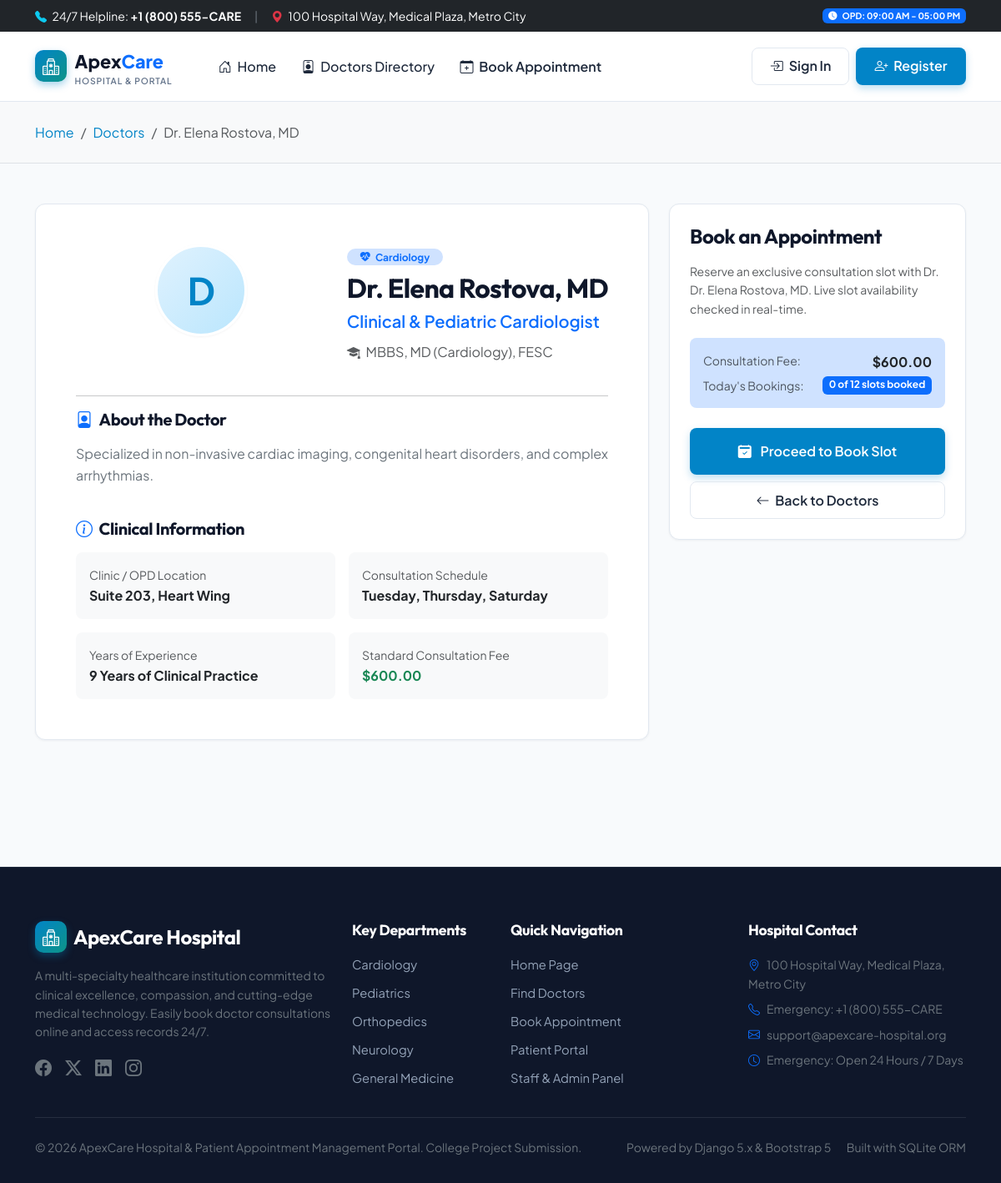
The app's page /doctors/2/ with its own data.
### portal/models.py (models this page shows, shortened)
class Doctor(models.Model):
    user = models.OneToOneField(
        User,
        on_delete=models.SET_NULL,
        null=True,
        blank=True,
        related_name='doctor_profile',
        help_text="Optional login account for this doctor"
    )
    name = models.CharField(max_length=150)
    department = models.ForeignKey(Department, on_delete=models.CASCADE, related_name='doctors')
    specialization = models.CharField(max_length=200)
    qualifications = models.CharField(max_length=200, help_text="e.g. MBBS, MD, MS, FRCS")
    experience_years = models.PositiveIntegerField(default=5)
    email = models.EmailField(blank=True)
    phone = models.CharField(max_length=20, blank=True)
    consultation_fee = models.DecimalField(max_digits=8, decimal_places=2, default=500.00)
    room_number = models.CharField(max_length=50, default="Room 101")
    available_days = models.CharField(max_length=150, default="Monday - Friday")
    bio = models.TextField(blank=True)
    image = models.ImageField(upload_to='doctors/', blank=True, null=True)
    is_available = models.BooleanField(default=True)
    created_at = models.DateTimeField(auto_now_add=True)
    updated_at = models.DateTimeField(auto_now=True)
    class Meta:
        ordering = ['name']

class Department(models.Model):
    name = models.CharField(max_length=100, unique=True)
    slug = models.SlugField(max_length=100, unique=True)
    description = models.TextField(blank=True)
    icon_class = models.CharField(
        max_length=50,
        default='bi-heart-pulse',
        help_text="Bootstrap icon class, e.g. bi-heart-pulse, bi-balloon, bi-activity, bi-bandaid"
    )
    is_active = models.BooleanField(default=True)
    created_at = models.DateTimeField(auto_now_add=True)
    updated_at = models.DateTimeField(auto_now=True)
    class Meta:
        ordering = ['name']

### portal/views.py (the view)
# urls.py: path('doctors/<int:pk>/', views.doctor_detail_view, name='doctor_detail'),
def doctor_detail_view(request, pk):
    doctor = get_object_or_404(Doctor.objects.select_related('department'), pk=pk)
    upcoming_slots_count = Appointment.objects.filter(
        doctor=doctor,
        appointment_date=timezone.now().date()
    ).exclude(status=Appointment.STATUS_CANCELLED).count()
    context = {
        'doctor': doctor,
        'today_booked_count': upcoming_slots_count,
        'total_slots': len(Appointment.TIME_SLOT_CHOICES),
    }
    return render(request, 'portal/doctor_detail.html', context)

### templates/portal/doctor_detail.html (shortened to what this page needs)
{% extends 'base.html' %}
{% load static %}
{% block content %}
<div class="bg-light py-4 border-bottom">
    <div class="container">
        <nav aria-label="breadcrumb">
            <ol class="breadcrumb mb-0">
                <li class="breadcrumb-item"><a href="{% url 'home' %}">Home</a></li>
                <li class="breadcrumb-item"><a href="{% url 'doctor_list' %}">Doctors</a></li>
                <li class="breadcrumb-item active" aria-current="page">{{ doctor.name }}</li>
            </ol>
        </nav>
    </div>
</div>
<div class="container py-5">
    <div class="row g-4">
        <div class="col-lg-8">
            <div class="card card-custom p-4 p-md-5 mb-4">
                <div class="d-flex flex-column flex-md-row align-items-center align-items-md-start gap-4 mb-4">
                    <div class="doctor-avatar-box mb-0" style="width: 110px; height: 110px; font-size: 2.8rem;">
                        {{ doctor.name|slice:":4"|cut:"Dr. "|slice:":1"|default:"D" }}
                    </div>
                    <div class="text-center text-md-start">
                        <div class="badge bg-primary-subtle text-primary px-3 py-1 rounded-pill mb-2">
                            <i class="bi {{ doctor.department.icon_class }} me-1"></i> {{ doctor.department.name }}
                        </div>
                        <h2 class="fw-bold mb-1">{{ doctor.name }}</h2>
                        <div class="fs-5 text-primary fw-semibold mb-2">{{ doctor.specialization }}</div>
                        <div class="text-muted"><i class="bi bi-mortarboard-fill me-1"></i> {{ doctor.qualifications }}</div>
                    </div>
                </div>
                <hr>
                <h5 class="fw-bold mb-3"><i class="bi bi-file-person text-primary me-2"></i>About the Doctor</h5>
                <p class="text-secondary leading-relaxed">
                    {{ doctor.bio|default:"Specialist practitioner committed to personalized patient healthcare, modern diagnostic evaluation, and evidence-based treatments." }}
                </p>
                <h5 class="fw-bold mt-4 mb-3"><i class="bi bi-info-circle text-primary me-2"></i>Clinical Information</h5>
                <div class="row g-3">
                    <div class="col-md-6">
                        <div class="p-3 bg-light rounded-3">
                            <div class="small text-muted">Clinic / OPD Location</div>
                            <div class="fw-bold text-dark">{{ doctor.room_number }}</div>
                        </div>
                    </div>
                    <div class="col-md-6">
                        <div class="p-3 bg-light rounded-3">
                            <div class="small text-muted">Consultation Schedule</div>
                            <div class="fw-bold text-dark">{{ doctor.available_days }}</div>
                        </div>
                    </div>
                    <div class="col-md-6">
                        <div class="p-3 bg-light rounded-3">
                            <div class="small text-muted">Years of Experience</div>
                            <div class="fw-bold text-dark">{{ doctor.experience_years }} Years of Clinical Practice</div>
                        </div>
                    </div>
                    <div class="col-md-6">
                        <div class="p-3 bg-light rounded-3">
                            <div class="small text-muted">Standard Consultation Fee</div>
                            <div class="fw-bold text-success">${{ doctor.consultation_fee }}</div>
                        </div>
                    </div>
                </div>
            </div>
        </div>
        <div class="col-lg-4">
            <div class="card card-custom p-4 sticky-top" style="top: 100px;">
                <h4 class="fw-bold mb-3">Book an Appointment</h4>
                <p class="text-muted small mb-4">
                    Reserve an exclusive consultation slot with Dr. {{ doctor.name }}. Live slot availability checked in real-time.
                </p>
                <div class="p-3 bg-primary-subtle rounded-3 mb-4">
                    <div class="d-flex justify-content-between mb-1">
                        <span class="small text-muted">Consultation Fee:</span>
                        <span class="fw-bold text-dark">${{ doctor.consultation_fee }}</span>
                    </div>
                    <div class="d-flex justify-content-between">
                        <span class="small text-muted">Today's Bookings:</span>
                        <span class="badge bg-primary">{{ today_booked_count }} of {{ total_slots }} slots booked</span>
                    </div>
                </div>
                <div class="d-grid gap-2">
                    <a href="{% url 'book_appointment' %}?doctor_id={{ doctor.id }}" class="btn btn-primary-custom py-3 text-center">
                        <i class="bi bi-calendar2-check-fill me-2"></i> Proceed to Book Slot
                    </a>
                    <a href="{% url 'doctor_list' %}" class="btn btn-outline-custom text-center">
                        <i class="bi bi-arrow-left me-1"></i> Back to Doctors
                    </a>
                </div>
            </div>
        </div>
    </div>
</div>
{% endblock %}

### static/css/style.css (style rules this page uses)
:root { --primary-color: #0284c7; --primary-hover: #0369a1; --primary-light: #e0f2fe; --secondary-color: #0d9488; --secondary-light: #ccfbf1; --accent-color: #6366f1; --accent-light: #eef2ff; --success-color: #059669; --warning-color: #d97706; --danger-color: #e11d48; --info-color: #0284c7; --dark-navy: #0f172a; --text-main: #1e293b; --text-muted: #64748b; --text-light: #94a3b8; --bg-page: #f8fafc; --bg-card: #ffffff; --bg-subtle: #f1f5f9; --border-color: #e2e8f0; --border-subtle: #edf2f7; --shadow-sm: 0 1px 3px rgba(15, 23, 42, 0.05); --shadow-md: 0 4px 12px rgba(15, 23, 42, 0.08); --shadow-lg: 0 12px 28px rgba(15, 23, 42, 0.12); --shadow-hover: 0 16px 36px rgba(2, 132, 199, 0.16); --radius-sm: 8px; --radius-md: 12px; --radius-lg: 18px; --radius-xl: 24px; }
body { font-family: 'Plus Jakarta Sans', -apple-system, BlinkMacSystemFont, "Segoe UI", Roboto, sans-serif; background-color: var(--bg-page); color: var(--text-main); line-height: 1.6; min-height: 100vh; display: flex; flex-direction: column; }
h1, h2, h3, h4, h5, h6 { font-family: 'Outfit', 'Plus Jakarta Sans', sans-serif; color: var(--dark-navy); font-weight: 700; letter-spacing: -0.02em; }
a { color: var(--primary-color); text-decoration: none; transition: all 0.2s ease-in-out; }
.card-custom { background-color: var(--bg-card); border: 1px solid var(--border-color); border-radius: var(--radius-md); box-shadow: var(--shadow-sm); transition: transform 0.25s ease, box-shadow 0.25s ease; overflow: hidden; }
.doctor-avatar-box { width: 86px; height: 86px; border-radius: 50%; background: linear-gradient(135deg, #e0f2fe, #bae6fd); color: var(--primary-color); display: flex; align-items: center; justify-content: center; font-size: 2.2rem; font-weight: 700; margin: 0 auto 1rem; border: 3px solid #ffffff; box-shadow: var(--shadow-sm); }
.btn-primary-custom { background: linear-gradient(135deg, var(--primary-color), #0284c7); color: #ffffff; border: none; font-weight: 600; padding: 0.65rem 1.4rem; border-radius: var(--radius-sm); box-shadow: 0 4px 10px rgba(2, 132, 199, 0.25); transition: all 0.2s ease; }
.btn-outline-custom { background: transparent; border: 1.5px solid var(--border-color); color: var(--text-main); font-weight: 600; padding: 0.6rem 1.3rem; border-radius: var(--radius-sm); transition: all 0.2s ease; }

### records on screen
Doctor: name "Dr. Elena Rostova, MD", name "D", department.name "Cardiology", specialization "Clinical & Pediatric Cardiologist", qualifications "MBBS, MD (Cardiology), FESC", bio "Specialized in non-invasive cardiac imaging, congenital heart disorders, and complex arrhythmias.", room_number "Suite 203, Heart Wing", available_days "Tuesday, Thursday, Saturday", experience_years "9", consultation_fee "600.00"

### other values on screen
{{ today_booked_count }} "0"
{{ total_slots }} "12"
